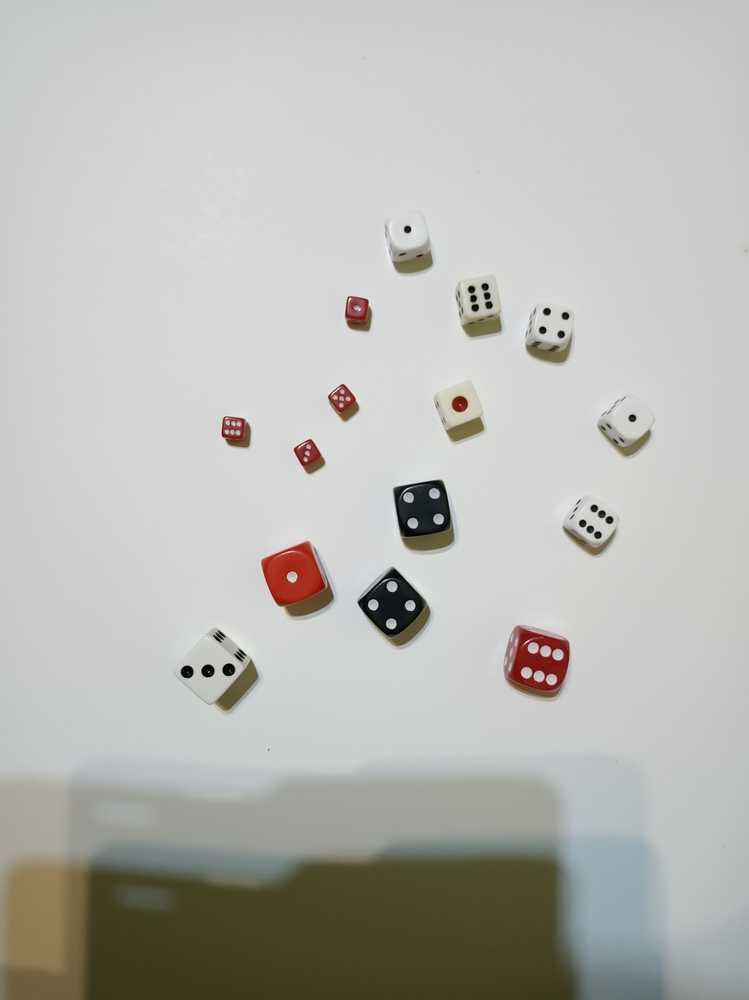
#> input picture small/1.jpg, 749 x 1000 px, given in place of 24.jpg, which was not available
$ python main.py   (older library calls are emulated)
#> lines starting #> are read from the running program, lines starting #| are printed output that depends on the picture; after the words box and inside, x2 and y2 are one past the last pixel; in counts of white or black regions, pixels touching at a corner belong together; pictures that were not available may be replaced by others from this repository, and a replacement may not be noted
### dice_detector.py
from skimage.measure import find_contours
from skimage.draw import polygon_perimeter
import skimage.morphology as mp
from tqdm import tqdm
import numpy as np
from operator import itemgetter
from skimage.color import rgb2gray
from skimage.filters import median

from node import img_to_nodes, Node
from comparator import Comparator
from side_detector import SideDetector

class DiceDetector():
    def __init__(self):
        self.rotations_matrices = {}
        for angle in range(0, 90, 15):
            theta = np.radians(angle)
            self.rotations_matrices[angle] = np.array([[np.cos(theta), -np.sin(theta)], [np.sin(theta), np.cos(theta)]])

    # [47 lines left out: functions generate_fake_node, detect_with_node, not called in this run]


    def detect_single(self, img, mask):
        thresholds = [0.4]*7
        thresholds[1] = 0.7
        thresholds[2] = 0.3
        labels, self.nodes = img_to_nodes(img, mask)
        self.comparator = Comparator(self.nodes, labels)

        res = []

        for dots in range(6, 0, -1):
            matches = []
            for node in tqdm(self.nodes.values()):
                matches.append(self.detect_with_node(node, dots))

            matches.sort(key=itemgetter(0))
            for m in matches:
                if m[0] > thresholds[dots]:
                    break
                vis = False
                for n in m[1]:
                    if n.visited:
                        vis = True
                if vis:
                    continue
                pattern = self.comparator.get_pattern(m[1], dots)
                res.append((find_contours(pattern, 0.5)[0], dots))
                print(m[0])
                for n in m[2]:
                    print(n.a, end=' ')
                    n.visited = True
                print(' ')

        return res

    def detect(self, img):
        img = median(img)
        self.size_detector = SideDetector(img)
        gray = rgb2gray(img)
        minv = np.percentile(gray, 3)
        maxv = np.percentile(gray, 97)
        gray = (gray-minv)/(maxv-minv)
        self.res = self.detect_single(img, gray < 0.3)
        self.res+= self.detect_single(img, gray > 0.4)
        return self.res

    # [17 lines left out: function mark_sides, not called in this run]

### utils.py
import numpy as np
from skimage.filters import sobel


def norm(arr):
    return (arr-np.min(arr))/(np.max(arr)-np.min(arr))

def norm_with_percentiles(arr, a, b):
    minv = np.percentile(arr, a)
    maxv = np.percentile(arr, b)
    arr = (arr-minv)/(maxv-minv)
    arr[arr < 0] = 0
    arr[arr > 1] = 1
    return arr

def edg(img):
    res = np.zeros_like(img, dtype=np.float)
    for i in range(img.shape[2]):
        res[:,:,i] = sobel(img[:,:,i])
    res = norm(np.linalg.norm(res, axis=2))
    return res

# [9 lines left out: function change_colors, not called in this run]

### side_detector.py
import numpy as np
from operator import itemgetter
import matplotlib.pyplot as plt
from skimage.draw import line
import skimage.filters as fl

from node import Node
from utils import edg, norm_with_percentiles

EPS = 1e-6
ANGLES = 12
MIN_RADIUS = 2
MIN_SIN = 0.8

class SideDetector:

    def __init__(self, img):
        self.edg = norm_with_percentiles(edg(img), 3, 98)
        self.edg = fl.median(self.edg)
        self.img = np.stack([self.edg]*3, axis=-1)

    # [6 lines left out: function get_line_point_angle, not called in this run]

    def get_line_point_point(self, a, b): #a, b - points
        a, b = np.round(a).astype(int), np.round(b).astype(int)
        return line(a[0], a[1], b[0], b[1])

    def get_angle_sin(self, a, b): #a, b - segments
        return (a[0]*b[1]-a[1]*b[0])/np.linalg.norm(a)/np.linalg.norm(b)

    def segment_equation(self, a):
        return [a[0][1]-a[1][1], a[1][0]-a[0][0], a[0][1]*a[1][0]-a[1][1]*a[0][0]]

    def det(self, a):
        return a[0][0]*a[1][1]-a[0][1]*a[1][0]

    # [7 lines left out: function intersection, not called in this run]

    def get_line_value(self, a, b):
        rr, cc = self.get_line_point_point(a, b)
        return np.mean(self.edg[rr, cc])

    # [24 lines left out: function propose_nodes, not called in this run]

    def draw_line(self, a, b, col=[1, 0, 0]):
        rr, cc = line(int(a[0]), int(a[1]), int(b[0]), int(b[1]))
        self.img[rr, cc] = col

    # [46 lines left out: function detect, not called in this run]


### node.py
import numpy as np
import skimage.segmentation as sg
from skimage.future import graph
import skimage.measure as me
import skimage.morphology as mp

from utils import edg

def get_neighbours(a, graph, d=2):
        if d == 1:
            return set(graph[a])
        res = set()
        for b in graph[a]:
            res|= get_neighbours(b, graph, d-1)
        res-=set(graph[a])
        res-=set([a])
        return res

class Node:
    def __init__(self, a, graph, indices, fake=False):
        self.visited = False
        self.a = a
        if fake:
            return
        self.graph = graph
        self.indices = indices
        self.neighbours = get_neighbours(self.a, self.graph, 2)
        self.center = (np.mean(indices[:,0]), np.mean(indices[:,1]))
        self.area = indices.shape[0]

    def update_neighbours(self, nodes, img_size):
        r = np.sqrt(self.area/np.pi)
        to_remove = []
        for i in self.neighbours:
            n = nodes[i]
            dist = np.linalg.norm(np.array(self.center)-np.array(n.center))
            area_ratio = self.area/n.area
            if dist > 8*r:
                to_remove.append(i)
            elif n.area > img_size/40:
                to_remove.append(i)
            elif area_ratio > 2 or area_ratio < 1/2:
                to_remove.append(i)

        self.neighbours-=set(to_remove)
        if self.area > img_size/40:
            self.neighbours = set()

def img_to_nodes(img, mask):

    def weight_boundary(graph, src, dst, n):
        """
        Handle merging of nodes of a region boundary region adjacency graph.

        This function computes the `"weight"` and the count `"count"`
        attributes of the edge between `n` and the node formed after
        merging `src` and `dst`.


        Parameters
        ----------
        graph : RAG
            The graph under consideration.
        src, dst : int
            The vertices in `graph` to be merged.
        n : int
            A neighbor of `src` or `dst` or both.

        Returns
        -------
        data : dict
            A dictionary with the "weight" and "count" attributes to be
            assigned for the merged node.

        """
        default = {'weight': 0.0, 'count': 0}

        count_src = graph[src].get(n, default)['count']
        count_dst = graph[dst].get(n, default)['count']

        weight_src = graph[src].get(n, default)['weight']
        weight_dst = graph[dst].get(n, default)['weight']

        count = count_src + count_dst
        return {
            'count': count,
            'weight': (count_src * weight_src + count_dst * weight_dst)/count
        }

    def merge_boundary(graph, src, dst):
        """Call back called before merging 2 nodes.

        In this case we don't need to do any computation here.
        """
        pass

    def separate_regions(labels, graph):
        indices = {}
        for x in range(labels.shape[0]):
            for y in range(labels.shape[1]):
                id = labels[x][y]
                if id not in indices:
                    indices[id] = []
                indices[id].append((x, y))
        nodes = {}
        for key, value in indices.items():
            nodes[key] = Node(key, graph, np.array(value))
        for n in nodes.values():
            n.update_neighbours(nodes, labels.size)
        return nodes

    def relabel(labels):
        idx, counts = np.unique(labels, return_counts=True)
        idx = idx[counts.argsort()]
        idx = idx[::-1]
        ch = np.zeros_like(idx)
        ch[idx] = np.arange(idx.size)
        labels = ch[labels]
        return labels

    edges = edg(img)
    labels = me.label(mask)
    g = graph.rag_boundary(labels, edges)
    labels = graph.merge_hierarchical(labels, g, thresh=0.2, rag_copy=False,
                                   in_place_merge=True,
                                   merge_func=merge_boundary,
                                   weight_func=weight_boundary)
    labels = relabel(labels)
    labels = mp.dilation(labels)
    labels = mp.area_closing(labels, 10)
    labels = mp.erosion(labels)
    g = graph.rag_boundary(labels, edges)
    nodes = separate_regions(labels, g)

    return labels, nodes

### comparator.py
from skimage import io
import skimage.transform as tr
import skimage.segmentation as sg
import numpy as np

import matplotlib.pyplot as plt

from node import Node

MIN_SIZE = 20
MAX_SIZE = 0.02
INF = 1e18

class Comparator:
    def __init__(self, all_nodes, labels):
        self.patterns = [{}, {}]
        self.vertices = [{}, {}]
        self.all_vertices = [{}, {}]
        self.black_area = [{}, {}]
        for i in range(6, 0, -1):
            self.init_pattern(i, 0)
        for i in range(6, 0, -1):
            self.init_pattern(i, 1)
        self.all_nodes = all_nodes
        self.labels = labels

    def init_pattern(self, pattern_id, pattern_size):
        coordinates = [[2], [2,3], [2,3], [2,3,4], [2,3,4], [2,3,6]]
        dir_path = 'rs/'
        if pattern_size == 1:
            dir_path = 'ps/'
        img = io.imread(dir_path + str(pattern_id) + '.png')
        pattern = np.array(img < 127, dtype=np.int)
        self.black_area[pattern_size][pattern_id] = np.count_nonzero(pattern)
        num = 2
        while True:
            ids = np.argwhere(pattern == 1)
            if len(ids) == 0:
                break
            pattern = sg.flood_fill(pattern, (ids[0][0], ids[0][1]), np.int(num))
            num+=1

        vertices = []
        for i in coordinates[pattern_id-1]:
            ids = np.argwhere(pattern == i)
            vertices.append((np.mean(ids[:,0]), np.mean(ids[:,1])))

        if pattern_id == 2 or pattern_id == 3:
            vertices.append(self.vertices[pattern_size][4][2])
        if pattern_id == 1:
            vertices.append(self.all_vertices[pattern_size][4][2])
            vertices.append(self.all_vertices[pattern_size][4][3])

        self.patterns[pattern_size][pattern_id] = pattern
        self.vertices[pattern_size][pattern_id] = vertices

        all_vertices = []
        for i in range(2, pattern_id+2):
            ids = np.argwhere(pattern == i)
            all_vertices.append((np.mean(ids[:,0]), np.mean(ids[:,1])))
        self.all_vertices[pattern_size][pattern_id] = np.array(all_vertices)


    # [80 lines left out: functions prepare_pattern, color2seq, match_pattern, not called in this run]

    def compare(self, nodes, pattern_id):
        pattern = self.prepare_pattern(nodes, pattern_id, 0, reduce=True)
        return self.match_pattern(pattern, pattern_id)

    def get_pattern(self, nodes, pattern_id):
        pattern = self.prepare_pattern(nodes, pattern_id, 1, reduce=False)
        return pattern >= 0

### main.py
import numpy as np
from skimage.color import rgb2hsv, rgb2gray
from skimage import io

from dice_detector import DiceDetector
from node import img_to_nodes
from comparator import Comparator
from utils import change_colors
from side_detector import SideDetector

def analyze():
    k = 5
    for i in range(24, 28):
        img = io.imread('small/' + str(i) + '.jpg')
#> img is the input picture: shape (1000, 749, 3); mean R, G, B 184.4, 185.2, 180.2


        dd = DiceDetector()
        dd.detect(img)
#> after the loop in edg, `for i in range(img.shape[2]):`:
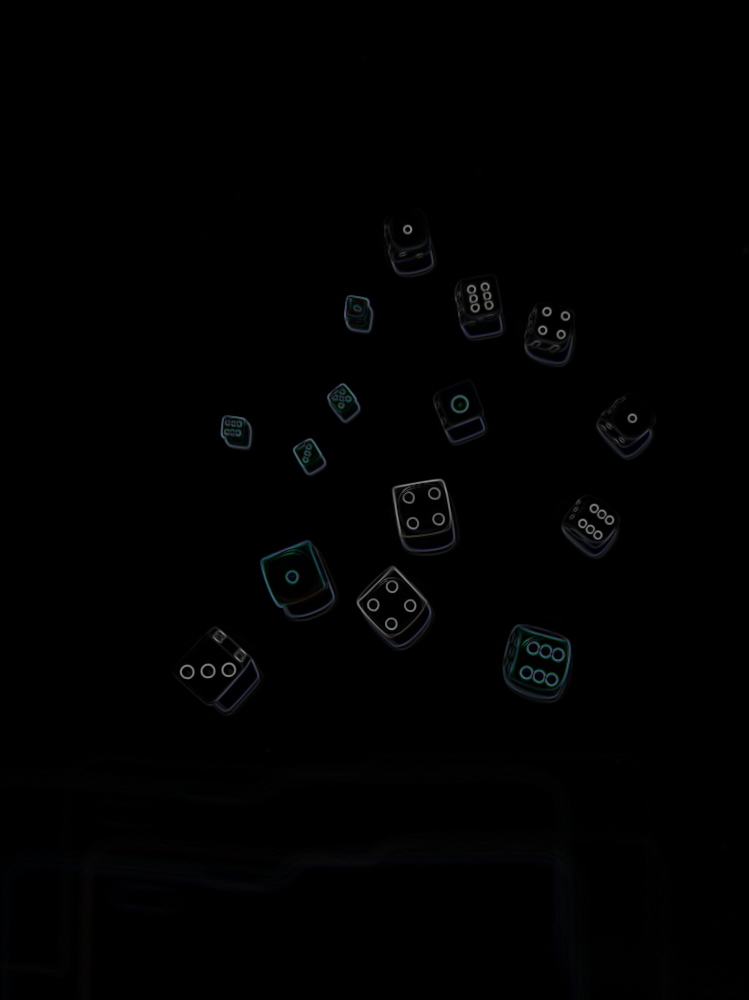
#> res: shape (1000, 749, 3) float64; mean of channels 0, 1, 2 0.00556, 0.00626, 0.00686; drawn as R, G, B
#> in norm_with_percentiles, `minv = np.percentile(arr, a)`: minv = 3.55e-17
#> in norm_with_percentiles, `maxv = np.percentile(arr, b)`: maxv = 0.123
#> in detect, `minv = np.percentile(gray, 3)`: minv = 0.23
#> in detect, `maxv = np.percentile(gray, 97)`: maxv = 0.848
#> in img_to_nodes, `labels = me.label(mask)`:
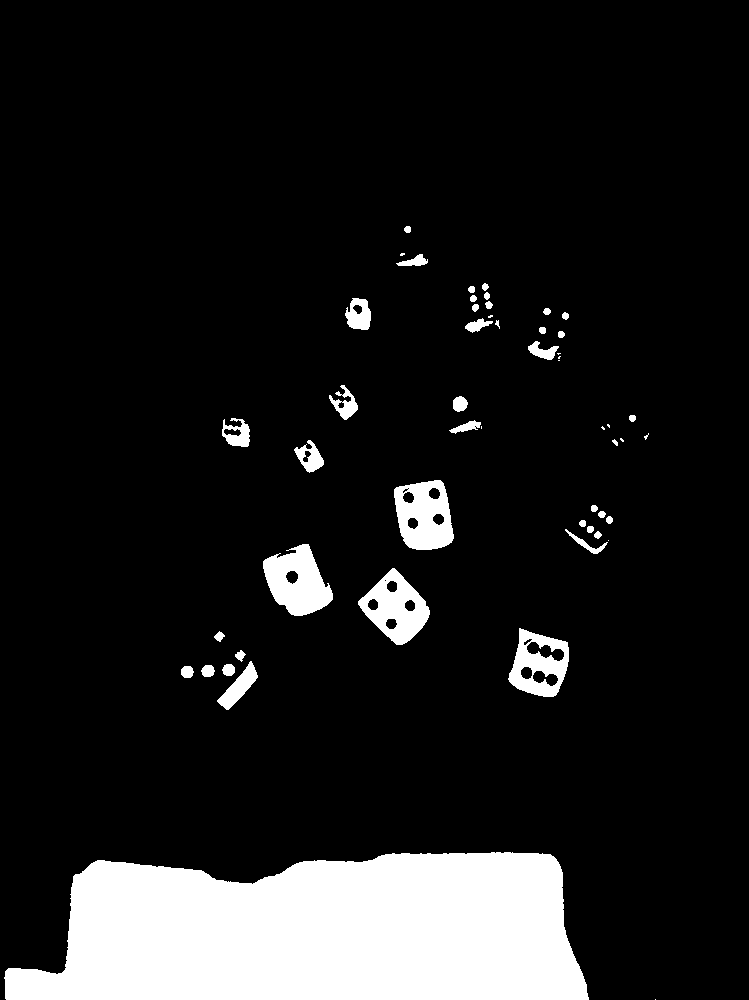
#> mask: shape (1000, 749) bool; 11.7% white; 53 white regions (12 under 20 px), largest, box (x1, y1, x2, y2) and area: (4, 852, 589, 1000) 70776, (263, 544, 333, 616) 3149, (394, 480, 454, 550) 2994
#> in img_to_nodes, `labels = graph.merge_hierarchical(labels, g, thresh=0.2, rag_copy=Fals..`:
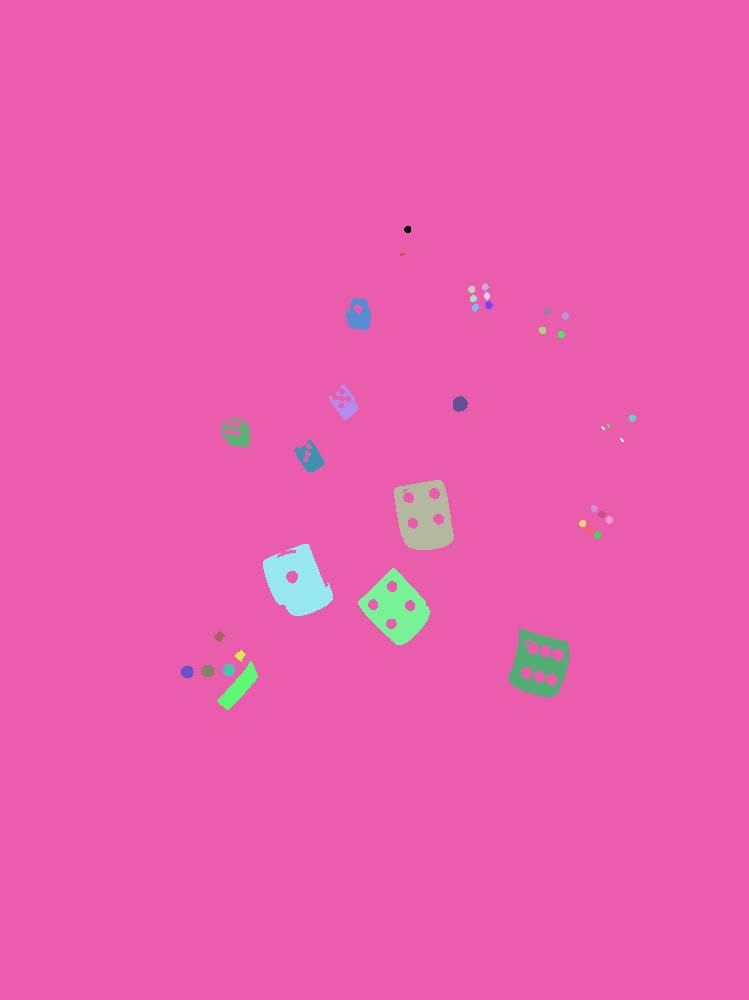
#> labels: shape (1000, 749) int64; 38 distinct labels, from 0 to 37; one colour per label, 0 black
#> in relabel, `idx, counts = np.unique(labels, return_counts=True)`: idx = 38 values from 0 to 37; counts = 38 values, max 733408 at index 20, min 8 at index 17, mean 19710.5
#> in relabel, `idx = idx[counts.argsort()]`: idx = 38 values, max 37 at index 25, min 0 at index 11, mean 18.5
#> in relabel, `idx = idx[::-1]`: idx = 38 values, max 37 at index 12, min 0 at index 26, mean 18.5
#> in relabel, `labels = ch[labels]`:
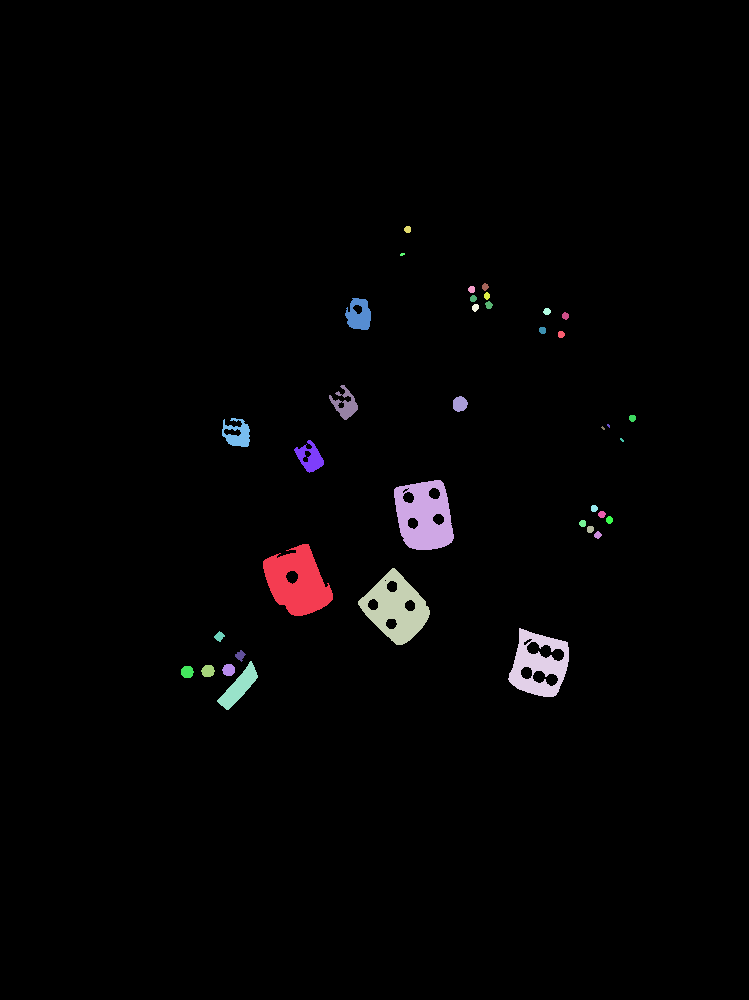
#> labels: shape (1000, 749) int64; 38 distinct labels, from 0 to 37; one colour per label, 0 black
#> after the loop in separate_regions, `for x in range(labels.shape[0]):`: indices = 38 items
#> the loop in separate_regions, `for key, value in indices.items():` made 38 passes
#> key on passes 1, 2, 4, 5, 6, 7, 8, 9: 0, 26, 32, 25, 33, 31, 6, 16
#> the loop in separate_regions, `for n in nodes.values():` made 38 passes
#> r in update_neighbours on passes 1 to 8: 483.1, 3.61, 1.95, 3.61, 3.7, 3.39, 3.52, 13.79
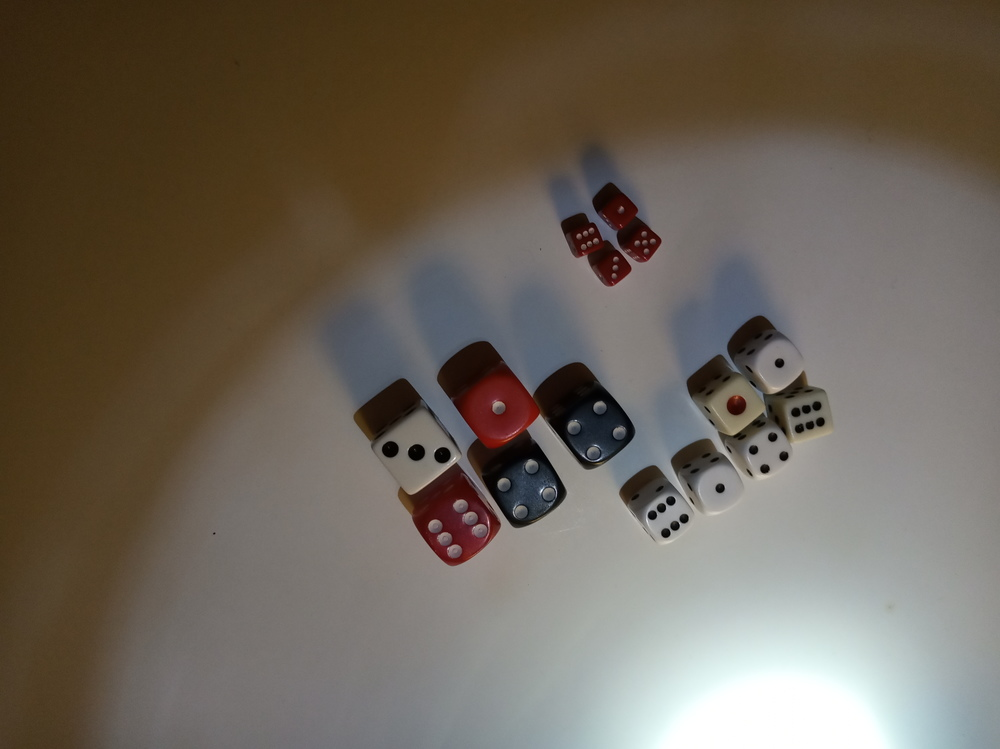
#> input picture small/10.jpg, 1000 x 749 px, given in place of 6.png, which was not available
#> in init_pattern, img is the input picture: shape (749, 1000, 3); mean R, G, B 109.1, 100.2, 88.9
#> in init_pattern, `pattern = np.array(img < 127, dtype=np.int)`:
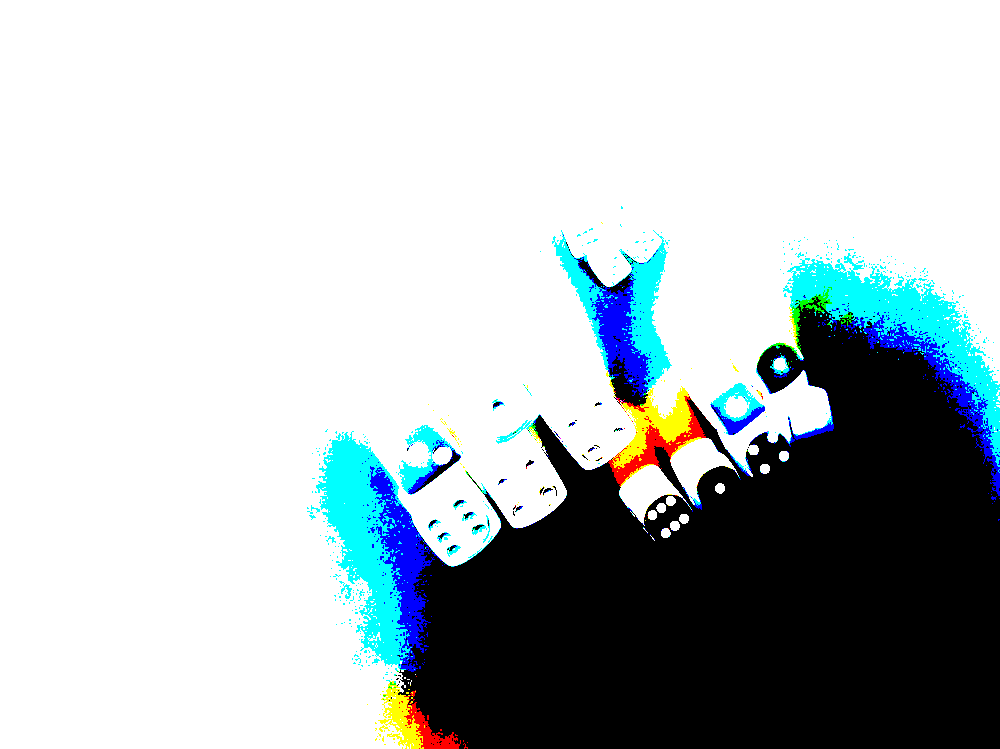
#> pattern: shape (749, 1000, 3) int64; mean R, G, B 0.711, 0.746, 0.757; drawn with 1 as white
#> after the loop in init_pattern, `while True:`: num = 2
        img = dd.mark_sides(img)
        io.imsave('m/' + str(i) + '.png', img)

        # [17 lines of commented-out code are left out]

#> (the run stopped early here; a loop or call above may not have finished)
